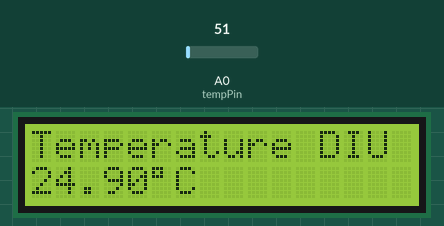
A sketch run on a simulated Arduino Uno, built with avr-gcc and run on an emulated ATmega328P. Parts: 16×2 character LCD. The inputs (shaded band) are chosen by the test bench; at power-on: A0 (tempPin) = 51. What the sketch prints to the serial monitor is not drawn.

Above: at 1.2 s.
1.3 s: A0 (tempPin) set to 22
At 2.9 s:
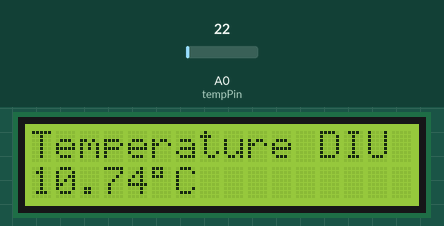
3.6 s: A0 (tempPin) set to 18
At 4.9 s:
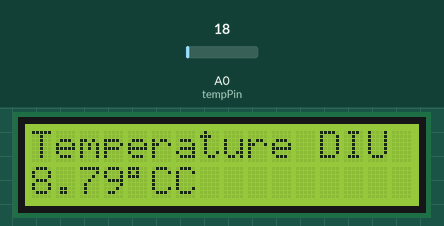
5.6 s: A0 (tempPin) set to 30
At 7.0 s:
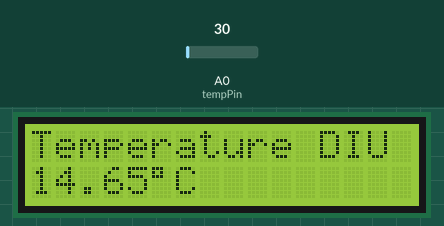
Timing chart, 0 to 8.6 s (numbered marks = the images above; inputs shaded):
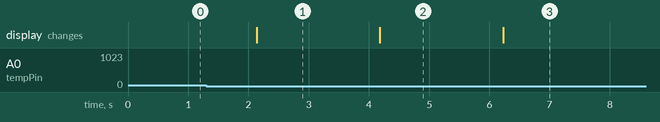

The sketch:

lcdlm35.ino
```cpp
#include <LiquidCrystal.h>
#define tempPin A0
#include <Wire.h>
#include <LiquidCrystal_I2C.h>
LiquidCrystal_I2C lcd(0x27, 2, 1, 0, 4, 5, 6, 7, 3, POSITIVE);

void setup() {
lcd.begin(16, 2);
Serial.begin(9600);
Serial.print("Hello World");
}
void loop(){
  lcd.setCursor(0,0);
   float val = analogRead(tempPin);
  float mv = ( val/1024.0) * 5000;
  float cel = mv/10;
  float farh = (cel*9)/5+32;
  lcd.setCursor(0,0);
  lcd.print("Temperature DIU");
  lcd.setCursor(0,1);
  lcd.print(cel);
  lcd.print((char)223);
  lcd.print("C");
  lcd.setCursor(9,1);
  delay(1000);
 }
```

Measured:
- the behaviour switches between 21 and 20 on A0 (tempPin) (found by bisection; images 1 and 2)
- after the input at 1.3 s, the display: changes after 0.84 s (image 1)
- after the input at 3.6 s, the display: changes after 0.58 s (image 2)
- after the input at 5.6 s, the display: changes after 0.63 s (image 3)
